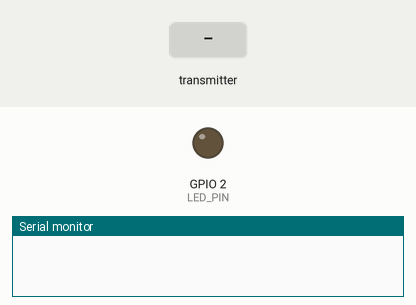
The sketch below on a simulated ESP32. On the bench: output pins drawn as LEDs (lit = HIGH), the last lines printed to the serial monitor. Inputs (shaded band) come from the test bench.

Above: at 1.2 s.
1.3 s: the transmitter starts sending b = 1
At 2.5 s:
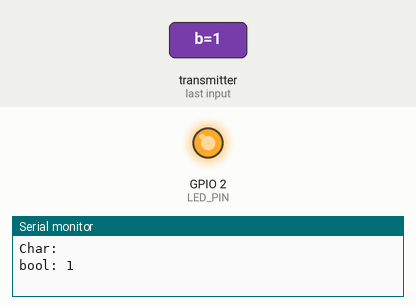
2.8 s: the transmitter starts sending b = 0
At 3.9 s:
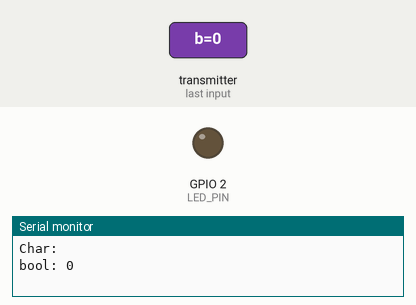
Timing chart, 0 to 5.8 s (numbered marks = the images above; inputs shaded):
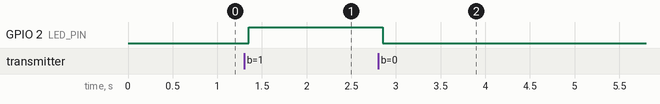

The sketch:

ESP_NOW_Reciver.ino
```cpp
#include <WiFi.h>
#include <esp_now.h>

#define LED_PIN 2 // GPIO 2 (D2)

// received data structure
typedef struct struct_message {
    char a[32];
    bool b;
} struct_message;
struct_message data_ku;

void setup() {
  Serial.begin(115200);
  pinMode(LED_PIN, OUTPUT);

  // set esp to station mode
  WiFi.mode(WIFI_STA);

  // initialize ESP_NOW
  if (esp_now_init() != ESP_OK) {
    Serial.println("Gagal Inisialisasi espnow");
    return;
  }

  // register a callback function
  esp_now_register_recv_cb(cb_terima);
}

// callback if it receives data
void cb_terima(const uint8_t *mac_addr, const uint8_t *dataDiterima, int panjang) {
  memcpy(&data_ku, dataDiterima, sizeof(data_ku));
  Serial.print("Bytes diterima: ");
  Serial.println(panjang);
  Serial.print("Char: ");
  Serial.println(data_ku.a);
  Serial.print("bool: ");
  Serial.println(data_ku.b);
  Serial.println(" ");

  digitalWrite(LED_PIN, data_ku.b); // Turn on lED
}

void loop() {

}
```

Measured:
- after the input at 1.3 s, GPIO 2 (LED_PIN): LOW → HIGH after 0.05 s
- after the input at 2.8 s, GPIO 2 (LED_PIN): HIGH → LOW after 0.05 s
